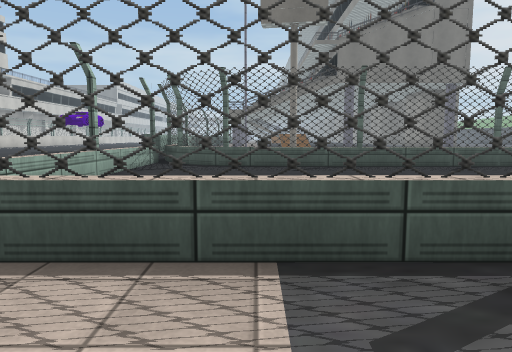
[1] (above)

24 first-person views from a walk through a scene from a Unity 3-D project. The camera is 1.2 m above the floor, tilts 6° down and sees 70° across. The floor is counted in squares, 2 m on a side. Each view is taken from the middle of a square. On the plan, view 1 faces up. The plan holds only what a view shows up to about 10 squares ahead; the rest is blank. The place goes on beyond the plan. Some animated figures are left out. Some surface patterns are stand-ins.

[2]
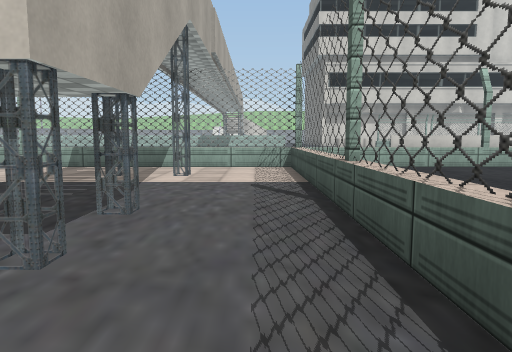

[3]
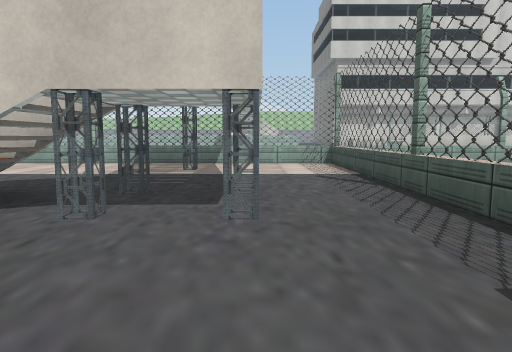

[4]
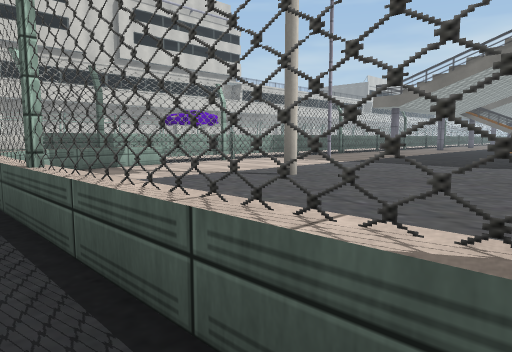

[5]
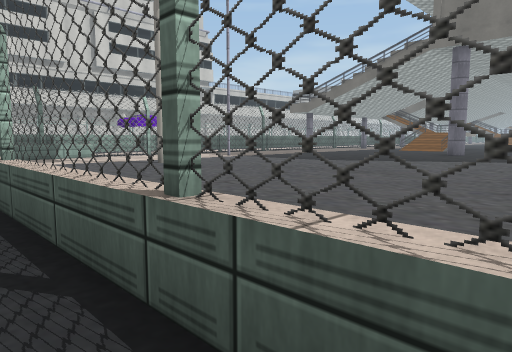

[6]
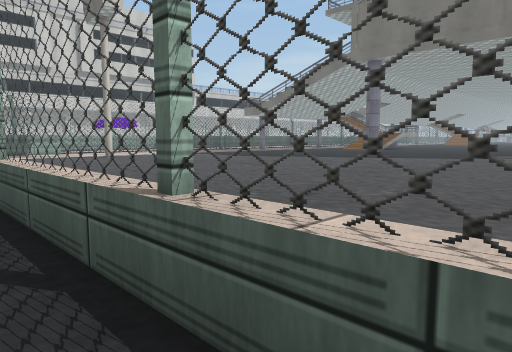

[7]
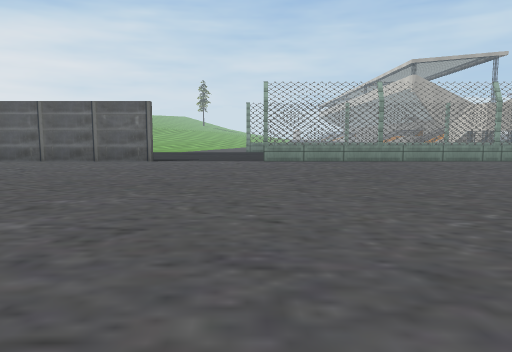

[8]
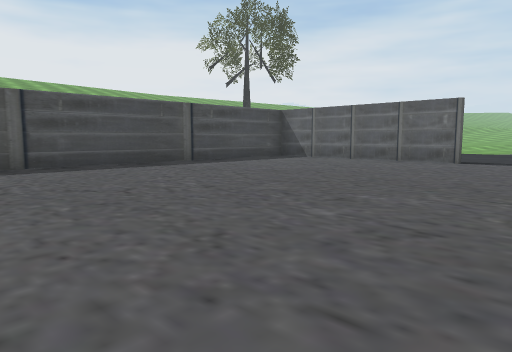

[9]
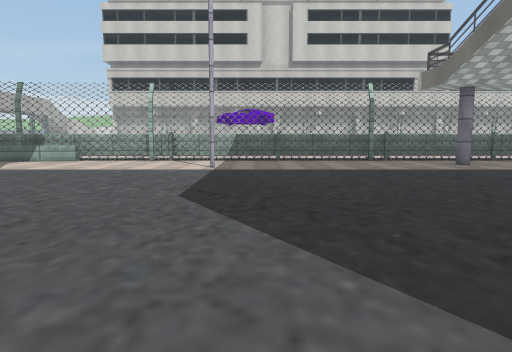

[10]
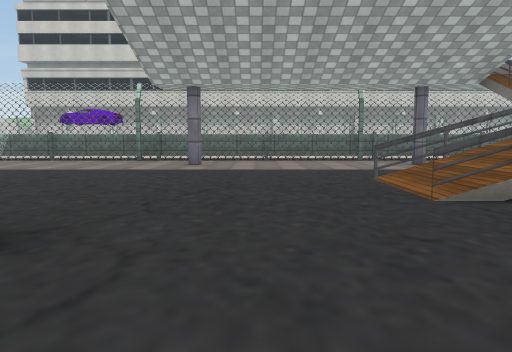

[11]
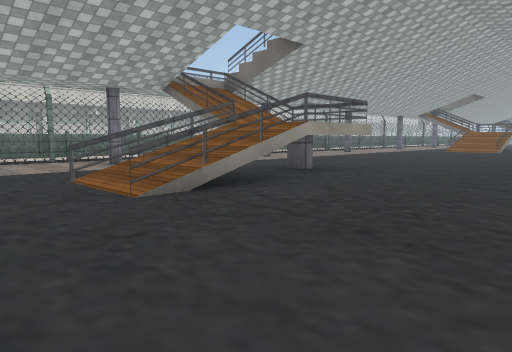

[12]
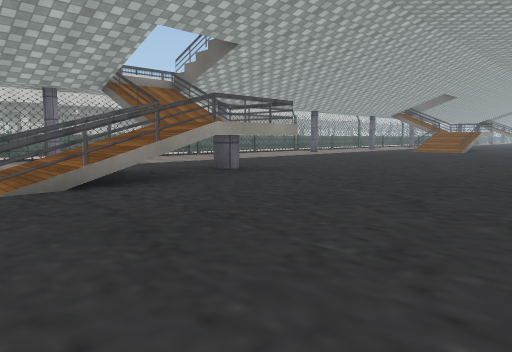

[13]
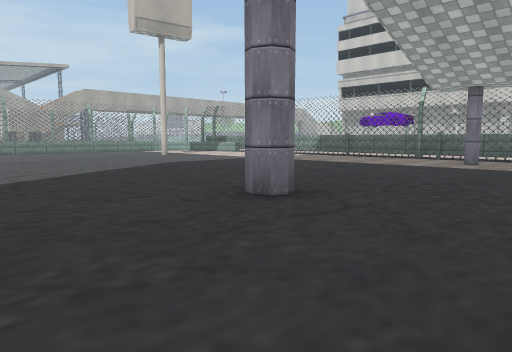

[14]
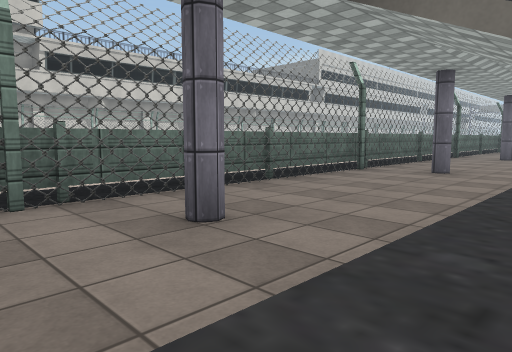

[15]
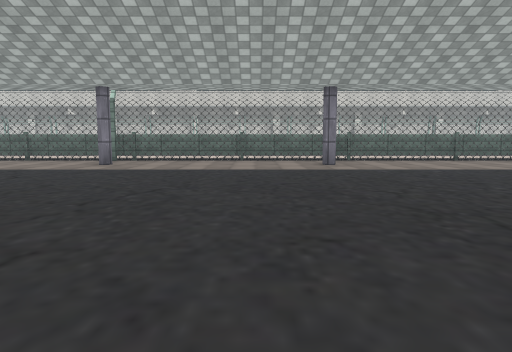

[16]
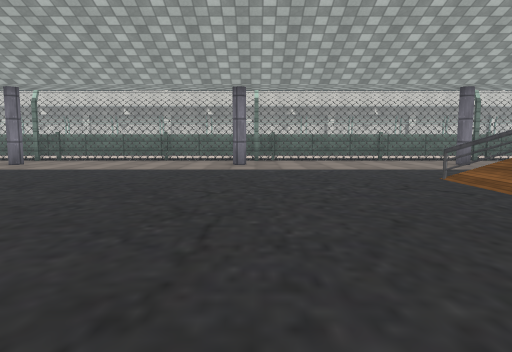

[17]
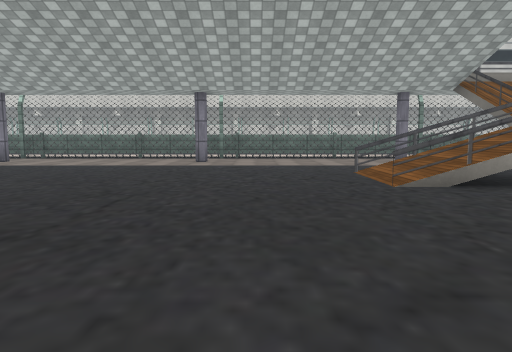

[18]
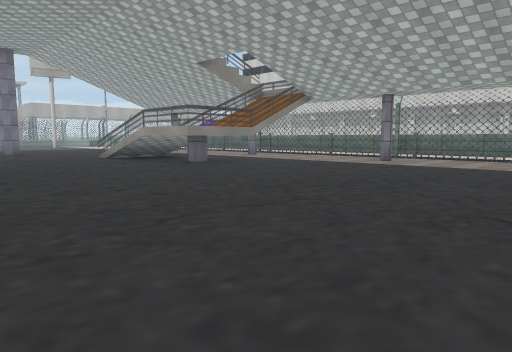

[19]
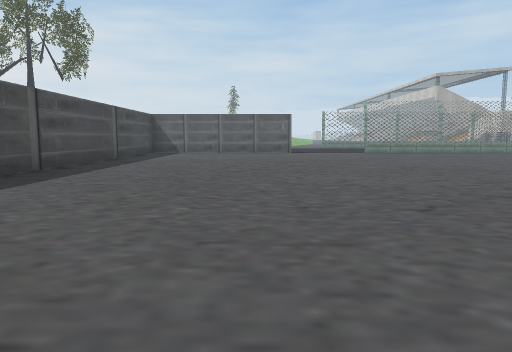

[20]
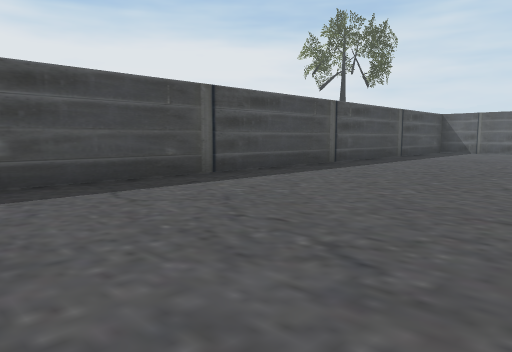

[21]
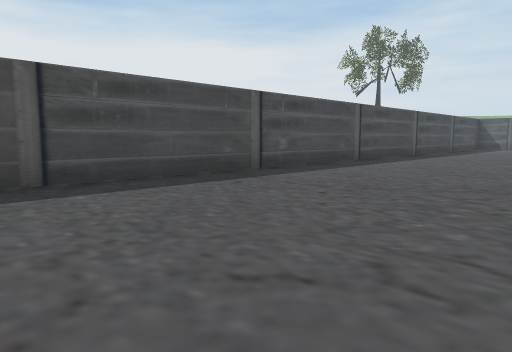

[22]
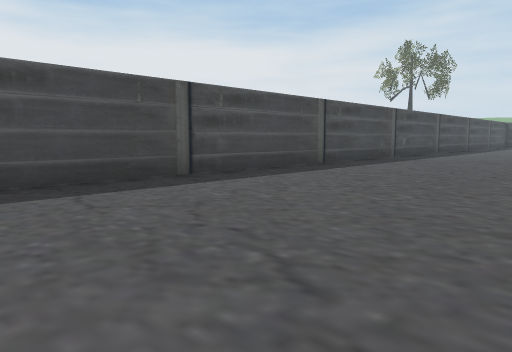

[23]
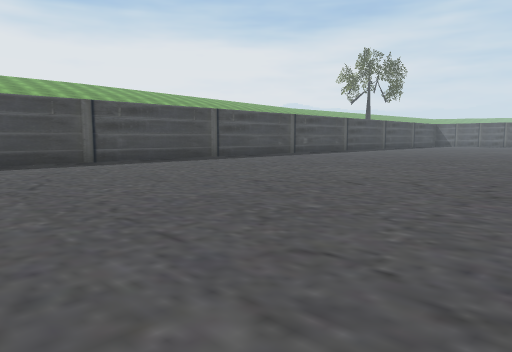

[24]
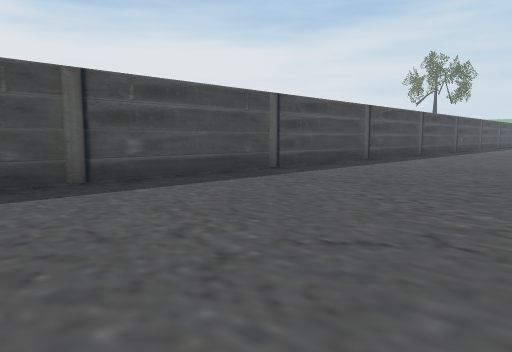

### Floor plan
Key: @ floor where view 1 was taken; # wall or solid block; . main floor; : floor 1.75 m higher than the main floor; / step, stairs or slope; = window, fence, low wall or low ledge.
Columns run from 3 left of view 1 to 22 right of it. Each row starts with its distance up from view 1.
 42 =.
 41 =.#  //
 40 =... //.            ....
 39 =....//...          .....#
 38 =..........         .....#
 37 =...........        .....#
 36 =.#........          ....#
 35 =...........         ....#
 34 =...........    .........#
 33 =...........    .........#
 32 =...........    .........#
 31 =.#........     .........#
 30 =..........      ........#
 29 =..........      ........#
 28 =.../::....      ........#
 27 =.../::....      ........#
 26 =.#..//.....     ........#
 25 =....//.....      .......#
 24 =....//.....      .......#
 23 =...........      .......#
 22 =...........        .....#
 21 =.#.........        .....#
 20 =.......#...       ......#
 19 =..........        ......#
 18 =.......... ..    .......#
 17 =.............   ........#
 16 =.............  .........#
 15 =..#.....................#
 14 =........................#
 13 =........................#
 12 =...#....................#
 11 =........................#
 10 #........................
  9 #=......   .............
  8 =.===============...####
  7 =............... ....
  6 =.......           ..
  5 =...
  4 =...
  3 =
  2 #=======
  1 =........
  0 =.=@.==...
 -1 =.=..##..
 -2 =....##.
 -3 =....#
 -4 =....

Where each view was taken, in squares from view 1:
view 1: 0 up, 0 right, facing up
view 2: 1 up, 5 right, facing left
view 3: 0 up, 6 right, facing left
view 4: 7 up, 5 right, facing up-left
view 5: 7 up, 9 right, facing up-left
view 6: 7 up, 12 right, facing up-left
view 7: 17 up, 14 right, facing down
view 8: 17 up, 14 right, facing down-right
view 9: 16 up, 7 right, facing left
view 10: 22 up, 7 right, facing left
view 11: 22 up, 7 right, facing up-left
view 12: 23 up, 8 right, facing up-left
view 13: 23 up, 8 right, facing down-left
view 14: 24 up, 1 right, facing up-left
view 15: 34 up, 7 right, facing left
view 16: 36 up, 7 right, facing left
view 17: 37 up, 8 right, facing left
view 18: 35 up, 8 right, facing down-left
view 19: 22 up, 18 right, facing down
view 20: 23 up, 17 right, facing down-right
view 21: 28 up, 17 right, facing down-right
view 22: 34 up, 17 right, facing down-right
view 23: 34 up, 13 right, facing down-right
view 24: 40 up, 17 right, facing down-right
